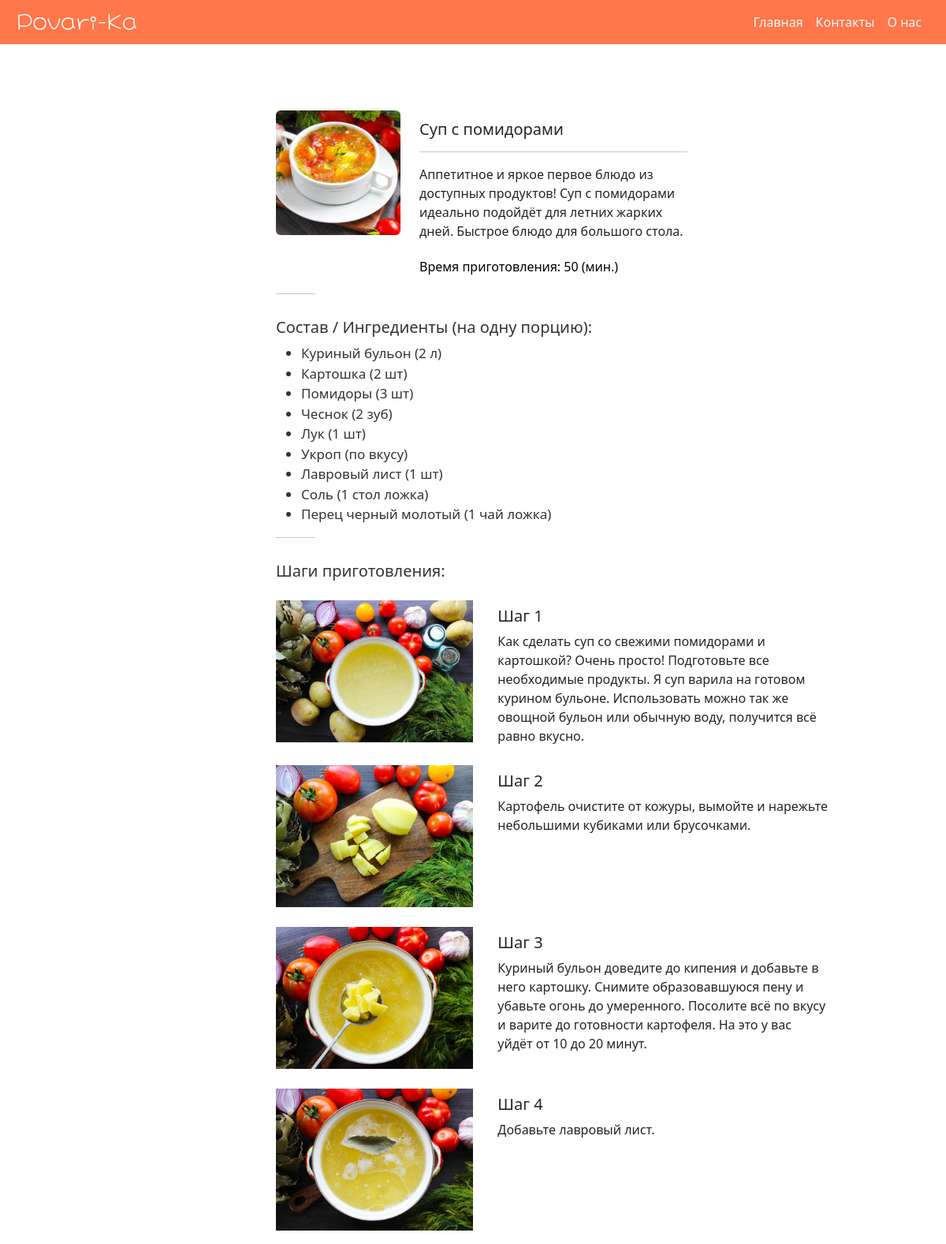
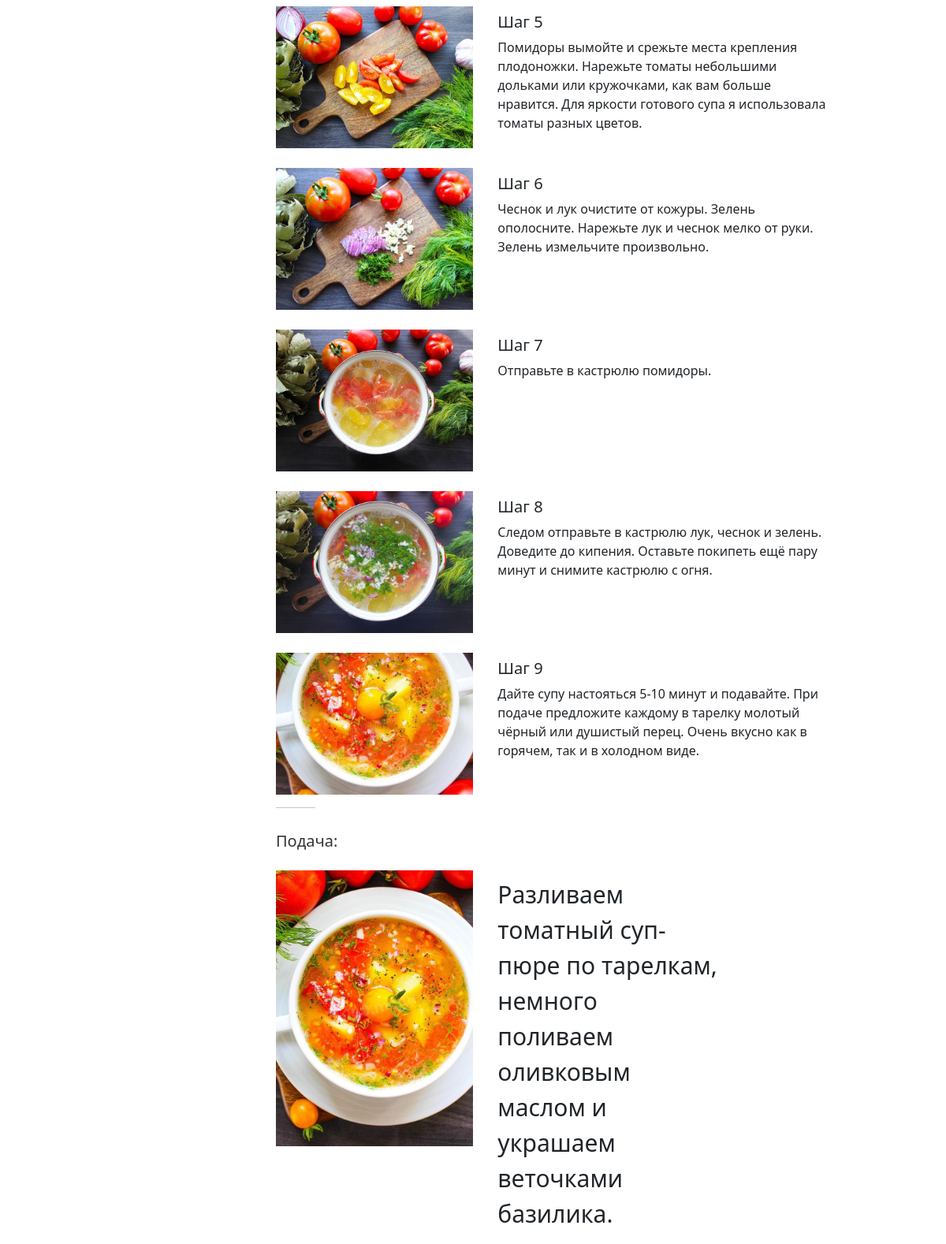
Screenshot of /recipe/2 with the database file from the repository (2 pictures, top to bottom).
### recipes/models.py (models this page shows, shortened)
class Recipe(models.Model):
    category = models.CharField(max_length=15, choices=CATEGORY_CHOICES, default='')
    name = models.CharField(max_length=250, default='', unique=True)
    description = models.CharField(max_length=150, default='')
    image = models.ImageField(upload_to='images', blank=True, null=True, default='Recipe Image')
    cooking_time = models.IntegerField(null=True)

class Ingredient(models.Model):
    recipe = models.ForeignKey(Recipe, on_delete = models.CASCADE)
    ingredient = models.CharField(max_length=500)
    amount_ingredient = models.CharField(max_length=15, default='')

class Step(models.Model):
    recipe = models.ForeignKey(Recipe, on_delete = models.CASCADE)
    step_number = models.IntegerField()
    description = models.CharField(max_length=230)
    image = models.ImageField(upload_to='images', default='')

class Serving(models.Model):
    recipe = models.ForeignKey(Recipe, on_delete = models.CASCADE, default='')
    description = models.CharField(max_length=106)
    image = models.ImageField(upload_to='images', default='')

### recipes/views.py (the view)
# urls.py: path('recipe/<int:id>', views.recipe, name='recipe'),
def recipe(request, id):
    template = loader.get_template('recipe.html')
    recipe_choices = Recipe.objects.get(id=id)
    ingredients = Ingredient.objects.all().filter(recipe = id)
    steps = Step.objects.all().filter(recipe = id)
    serving = Serving.objects.get(recipe = id)
    context = {
        'recipe_choices': recipe_choices,
        'ingredients': ingredients,
        'steps': steps,
        'serving': serving,
    }
    return HttpResponse(template.render(context, request))

### recipes/templates/recipe.html (shortened to what this page needs)
{% extends "master.html" %}
{% load static %}
{% block css %}
<link rel="stylesheet" href="{% static 'css/recipe.css' %}">
{% endblock %}
{% block content %}
    <div class="hero-block">
        <div class="row">
            <div class="col-md-10">
                <div class="row bg-white rounded">
                    <div class="col-md-3 mt-1">
                        <img class="hero-image img-fluid img-responsive rounded product-image" src="{{ recipe_choices.image.url }}">
                    </div>
                    <div class="hero-text col-md-6 mt-3">
                        <h5>{{ recipe_choices.name|lower|capfirst }}</h5>
                        <hr>
                        <p class="text-justify para mb-0">{{ recipe_choices.description }}<br><br></p>
                        <h6 class="cooking-time">Время приготовления: {{ recipe_choices.cooking_time }} (мин.)</h6>
                    </div>
                </div>
            </div>
        </div>
        <hr class="hr-recipe">
        <h1 class="ingredients-title">Состав / Ингредиенты (на одну порцию):</h1>
        <ul class="ingredients-list">
            {% for x in ingredients %}
                <li class="ingredient">{{ x.ingredient }} ({{ x.amount_ingredient }})</li>
            {% endfor %}
        </ul>
        <hr class="hr-recipe">
        <h1 class="ingredients-title">Шаги приготовления:</h1>
        {% for x in steps %}
            <div class="steps mb-3" style="max-width: 700px;">
                <div class="row no-gutters">
                    <div class="col-md-4">
                        <img class="step-image" src="{{ x.image.url }}" alt="...">
                    </div>
                    <div class="col-md-8">
                        <div class="card-body">
                            <h5 class="card-title">Шаг {{ x.step_number }}</h5>
                            <p class="card-text">{{ x.description }}</p>
                        </div>
                    </div>
                </div>
            </div>
        {% endfor %}
        <hr class="hr-recipe">
        <h1 class="ingredients-title">Подача:</h1>
        <div class="steps mb-3" style="max-width: 700px;">
            <div class="row no-gutters">
                <div class="col-md-4">
                    <img class="serving-image" src="{{ serving.image.url }}" alt="...">
                </div>
                <div class="col-md-8">
                    <div class="serving-card-body">
                        <p class="card-title">{{ serving.description }}</p>
                    </div>
                </div>
            </div>
        </div>
    </div>
{% endblock %}

### static/css/global.css (style rules this page uses)
body { background-color: #EFE7DC; }

### static/css/recipe.css (style rules this page uses)
.hero-block { margin-top: 80px; margin-left: 350px; }
.hero-image { height: 250px; width: 250px; object-fit: cover; }
.hero-text { margin-left: 0px; }
.cooking-time { color: #000000; }
.ingredients-title { margin-top: 30px; font-size: 20px; color: #333333; }
.ingredient { font-size: 17px; color: #333333; }
.steps { margin-top: 25px; }
.step-image { height: 180px; width: 250px; object-fit: cover; }
.card-body { margin-top: 8px; margin-left: 40px; }
.card-text { margin-top: 8px; }
.serving-card-body { margin-top: 8px; margin-left: 40px; width: 280px; font-weight: 300; font-size: 30px; }
.serving-image { height: 350px; width: 250px; object-fit: cover; }
.hr-recipe { width: 50px; }

### rows the page displays
Recipe: image (picture), name "Суп с помидорами", description "Аппетитное и яркое первое блюдо из доступных продуктов! Суп с помидорами идеально подойдёт для летних жарких дней. Быстрое блюдо для большого стола.", cooking_time "50"
Ingredient: ingredient "Куриный бульон", amount_ingredient "2 л"
Ingredient: ingredient "Картошка", amount_ingredient "2 шт"
Ingredient: ingredient "Помидоры", amount_ingredient "3 шт"
Ingredient: ingredient "Чеснок", amount_ingredient "2 зуб"
Ingredient: ingredient "Лук", amount_ingredient "1 шт"
Ingredient: ingredient "Укроп", amount_ingredient "по вкусу"
Ingredient: ingredient "Лавровый лист", amount_ingredient "1 шт"
Ingredient: ingredient "Соль", amount_ingredient "1 стол ложка"
Ingredient: ingredient "Перец черный молотый", amount_ingredient "1 чай ложка"
Step: image (picture), step_number "1", description "Как сделать суп со свежими помидорами и картошкой? Очень просто! Подготовьте все необходимые продукты. Я суп варила на готовом курином бульоне. Использовать можно так же овощной бульон или обычную воду, получится всё равно вкусно."
Step: image (picture), step_number "2", description "Картофель очистите от кожуры, вымойте и нарежьте небольшими кубиками или брусочками."
Step: image (picture), step_number "3", description "Куриный бульон доведите до кипения и добавьте в него картошку. Снимите образовавшуюся пену и убавьте огонь до умеренного. Посолите всё по вкусу и варите до готовности картофеля. На это у вас уйдёт от 10 до 20 минут."
Step: image (picture), step_number "4", description "Добавьте лавровый лист."
Step: image (picture), step_number "5", description "Помидоры вымойте и срежьте места крепления плодоножки. Нарежьте томаты небольшими дольками или кружочками, как вам больше нравится. Для яркости готового супа я использовала томаты разных цветов."
Step: image (picture), step_number "6", description "Чеснок и лук очистите от кожуры. Зелень ополосните. Нарежьте лук и чеснок мелко от руки. Зелень измельчите произвольно."
Step: image (picture), step_number "7", description "Отправьте в кастрюлю помидоры."
Step: image (picture), step_number "8", description "Следом отправьте в кастрюлю лук, чеснок и зелень. Доведите до кипения. Оставьте покипеть ещё пару минут и снимите кастрюлю с огня."
Step: image (picture), step_number "9", description "Дайте супу настояться 5-10 минут и подавайте. При подаче предложите каждому в тарелку молотый чёрный или душистый перец. Очень вкусно как в горячем, так и в холодном виде."
Serving: image (picture), description "Разливаем томатный суп-пюре по тарелкам, немного поливаем оливковым маслом и украшаем веточками базилика."
